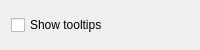
<ui version="4.0" >
 <class>tasksConfig</class>
 <widget class="QWidget" name="tasksConfig" >
  <property name="geometry" >
   <rect>
    <x>0</x>
    <y>0</y>
    <width>200</width>
    <height>50</height>
   </rect>
  </property>
  <property name="minimumSize" >
   <size>
    <width>200</width>
    <height>50</height>
   </size>
  </property>
  <layout class="QGridLayout" >
   <item row="0" column="0" >
    <widget class="QCheckBox" name="showTooltip" >
     <property name="text" >
      <string>Show tooltips</string>
     </property>
    </widget>
   </item>
  </layout>
 </widget>
 <resources/>
 <connections/>
</ui>
